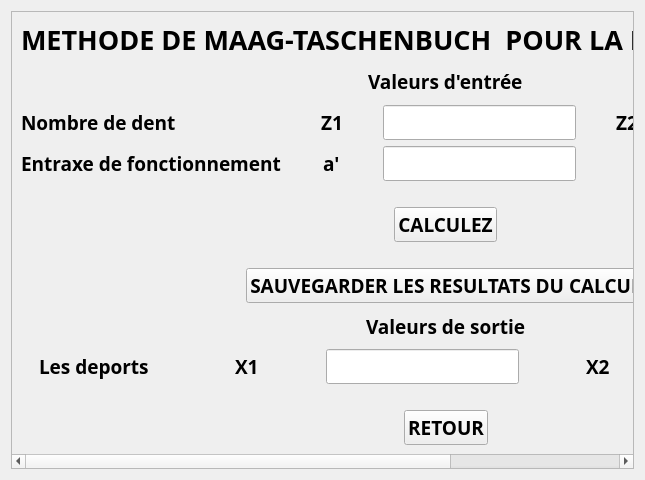
<?xml version="1.0" encoding="UTF-8"?>
<ui version="4.0">
 <class>METHODE_MAAG_TASCHENBUCH_D_DOITE</class>
 <widget class="QWidget" name="METHODE_MAAG_TASCHENBUCH_D_DOITE">
  <property name="geometry">
   <rect>
    <x>0</x>
    <y>0</y>
    <width>645</width>
    <height>480</height>
   </rect>
  </property>
  <property name="windowTitle">
   <string>METHODE_MAAG_TASCHENBUCH_D_DOITE</string>
  </property>
  <property name="windowIcon">
   <iconset>
    <normaloff>reducteur_gearexpert.gif</normaloff>reducteur_gearexpert.gif</iconset>
  </property>
  <layout class="QGridLayout" name="gridLayout_2">
   <item row="0" column="0">
    <widget class="QScrollArea" name="scrollArea">
     <property name="widgetResizable">
      <bool>true</bool>
     </property>
     <widget class="QWidget" name="scrollAreaWidgetContents">
      <property name="geometry">
       <rect>
        <x>0</x>
        <y>0</y>
        <width>736</width>
        <height>453</height>
       </rect>
      </property>
      <layout class="QGridLayout" name="gridLayout_3">
       <item row="0" column="0">
        <layout class="QVBoxLayout" name="verticalLayout">
         <item alignment="Qt::AlignHCenter">
          <widget class="QLabel" name="label">
           <property name="font">
            <font>
             <family>Arial Black</family>
             <pointsize>20</pointsize>
             <weight>75</weight>
             <bold>true</bold>
            </font>
           </property>
           <property name="text">
            <string>METHODE DE MAAG-TASCHENBUCH  POUR LA DENTURE DROITE </string>
           </property>
          </widget>
         </item>
         <item alignment="Qt::AlignHCenter">
          <widget class="QLabel" name="label_2">
           <property name="font">
            <font>
             <family>Arial Black</family>
             <pointsize>14</pointsize>
             <weight>75</weight>
             <bold>true</bold>
            </font>
           </property>
           <property name="text">
            <string>Valeurs d'entrée</string>
           </property>
          </widget>
         </item>
         <item>
          <layout class="QGridLayout" name="gridLayout">
           <item row="1" column="1" alignment="Qt::AlignHCenter">
            <widget class="QLabel" name="label_47">
             <property name="font">
              <font>
               <family>Arial Black</family>
               <pointsize>14</pointsize>
               <weight>75</weight>
               <bold>true</bold>
              </font>
             </property>
             <property name="text">
              <string>a'</string>
             </property>
            </widget>
           </item>
           <item row="0" column="1" alignment="Qt::AlignHCenter">
            <widget class="QLabel" name="label_31">
             <property name="font">
              <font>
               <family>Arial Black</family>
               <pointsize>14</pointsize>
               <weight>75</weight>
               <bold>true</bold>
              </font>
             </property>
             <property name="text">
              <string>Z1</string>
             </property>
            </widget>
           </item>
           <item row="1" column="2" alignment="Qt::AlignHCenter">
            <widget class="QLineEdit" name="lineEdit_3">
             <property name="font">
              <font>
               <family>Arial Black</family>
               <pointsize>14</pointsize>
               <weight>75</weight>
               <bold>true</bold>
              </font>
             </property>
            </widget>
           </item>
           <item row="0" column="3" alignment="Qt::AlignHCenter">
            <widget class="QLabel" name="label_46">
             <property name="font">
              <font>
               <family>Arial Black</family>
               <pointsize>14</pointsize>
               <weight>75</weight>
               <bold>true</bold>
              </font>
             </property>
             <property name="text">
              <string>Z2</string>
             </property>
            </widget>
           </item>
           <item row="0" column="2" alignment="Qt::AlignHCenter">
            <widget class="QLineEdit" name="lineEdit">
             <property name="font">
              <font>
               <family>Arial Black</family>
               <pointsize>14</pointsize>
               <weight>75</weight>
               <bold>true</bold>
              </font>
             </property>
            </widget>
           </item>
           <item row="1" column="0">
            <widget class="QLabel" name="label_11">
             <property name="font">
              <font>
               <family>Arial Black</family>
               <pointsize>14</pointsize>
               <weight>75</weight>
               <bold>true</bold>
              </font>
             </property>
             <property name="text">
              <string>Entraxe de fonctionnement</string>
             </property>
            </widget>
           </item>
           <item row="0" column="0">
            <widget class="QLabel" name="label_5">
             <property name="font">
              <font>
               <family>Arial Black</family>
               <pointsize>14</pointsize>
               <weight>75</weight>
               <bold>true</bold>
              </font>
             </property>
             <property name="text">
              <string>Nombre de dent</string>
             </property>
            </widget>
           </item>
           <item row="0" column="4" alignment="Qt::AlignHCenter">
            <widget class="QLineEdit" name="lineEdit_2">
             <property name="font">
              <font>
               <family>Arial Black</family>
               <pointsize>14</pointsize>
               <weight>75</weight>
               <bold>true</bold>
              </font>
             </property>
            </widget>
           </item>
          </layout>
         </item>
         <item>
          <spacer name="horizontalSpacer">
           <property name="orientation">
            <enum>Qt::Horizontal</enum>
           </property>
           <property name="sizeHint" stdset="0">
            <size>
             <width>40</width>
             <height>20</height>
            </size>
           </property>
          </spacer>
         </item>
         <item alignment="Qt::AlignHCenter">
          <widget class="QPushButton" name="pushButton">
           <property name="font">
            <font>
             <family>Arial Black</family>
             <pointsize>14</pointsize>
             <weight>75</weight>
             <bold>true</bold>
            </font>
           </property>
           <property name="text">
            <string>CALCULEZ</string>
           </property>
          </widget>
         </item>
         <item>
          <spacer name="horizontalSpacer_2">
           <property name="orientation">
            <enum>Qt::Horizontal</enum>
           </property>
           <property name="sizeHint" stdset="0">
            <size>
             <width>40</width>
             <height>20</height>
            </size>
           </property>
          </spacer>
         </item>
         <item alignment="Qt::AlignHCenter">
          <widget class="QPushButton" name="pushButton_3">
           <property name="font">
            <font>
             <family>Arial Black</family>
             <pointsize>14</pointsize>
             <weight>75</weight>
             <bold>true</bold>
            </font>
           </property>
           <property name="text">
            <string>SAUVEGARDER LES RESULTATS DU CALCUL</string>
           </property>
          </widget>
         </item>
         <item alignment="Qt::AlignHCenter">
          <widget class="QLabel" name="label_45">
           <property name="font">
            <font>
             <family>Arial Black</family>
             <pointsize>14</pointsize>
             <weight>75</weight>
             <bold>true</bold>
            </font>
           </property>
           <property name="text">
            <string>Valeurs de sortie</string>
           </property>
          </widget>
         </item>
         <item>
          <layout class="QHBoxLayout" name="horizontalLayout_3">
           <item alignment="Qt::AlignHCenter">
            <widget class="QLabel" name="label_7">
             <property name="font">
              <font>
               <family>Arial Black</family>
               <pointsize>14</pointsize>
               <weight>75</weight>
               <bold>true</bold>
              </font>
             </property>
             <property name="text">
              <string>Les deports</string>
             </property>
            </widget>
           </item>
           <item alignment="Qt::AlignHCenter">
            <widget class="QLabel" name="label_8">
             <property name="font">
              <font>
               <family>Arial Black</family>
               <pointsize>14</pointsize>
               <weight>75</weight>
               <bold>true</bold>
              </font>
             </property>
             <property name="text">
              <string>X1</string>
             </property>
            </widget>
           </item>
           <item alignment="Qt::AlignHCenter">
            <widget class="QLineEdit" name="lineEdit_4">
             <property name="font">
              <font>
               <family>Arial Black</family>
               <pointsize>14</pointsize>
               <weight>75</weight>
               <bold>true</bold>
              </font>
             </property>
            </widget>
           </item>
           <item alignment="Qt::AlignHCenter">
            <widget class="QLabel" name="label_9">
             <property name="font">
              <font>
               <family>Arial Black</family>
               <pointsize>14</pointsize>
               <weight>75</weight>
               <bold>true</bold>
              </font>
             </property>
             <property name="text">
              <string>X2</string>
             </property>
            </widget>
           </item>
           <item alignment="Qt::AlignHCenter">
            <widget class="QLineEdit" name="lineEdit_5">
             <property name="font">
              <font>
               <family>Arial Black</family>
               <pointsize>14</pointsize>
               <weight>75</weight>
               <bold>true</bold>
              </font>
             </property>
            </widget>
           </item>
          </layout>
         </item>
         <item>
          <spacer name="horizontalSpacer_3">
           <property name="orientation">
            <enum>Qt::Horizontal</enum>
           </property>
           <property name="sizeHint" stdset="0">
            <size>
             <width>40</width>
             <height>20</height>
            </size>
           </property>
          </spacer>
         </item>
         <item alignment="Qt::AlignHCenter">
          <widget class="QPushButton" name="pushButton_2">
           <property name="font">
            <font>
             <family>Arial Black</family>
             <pointsize>14</pointsize>
             <weight>75</weight>
             <bold>true</bold>
            </font>
           </property>
           <property name="text">
            <string>RETOUR</string>
           </property>
          </widget>
         </item>
        </layout>
       </item>
      </layout>
     </widget>
    </widget>
   </item>
  </layout>
 </widget>
 <resources/>
 <connections/>
</ui>
